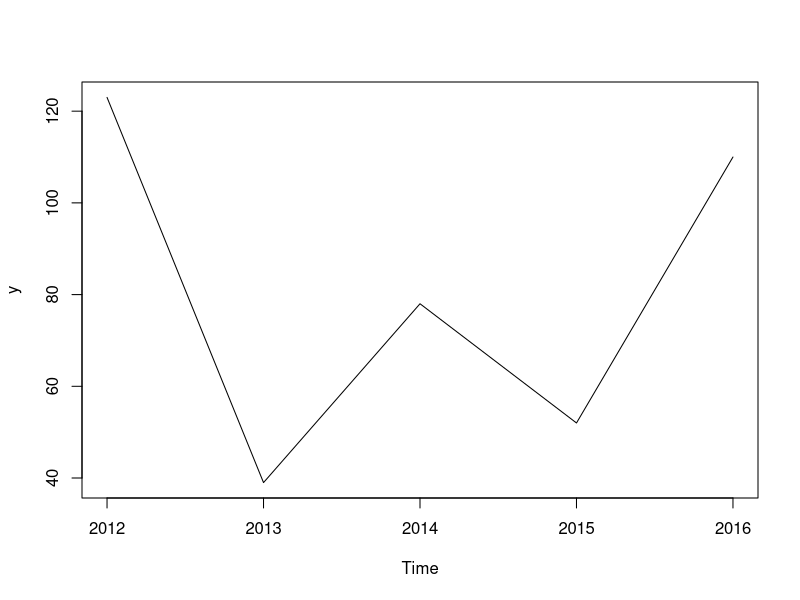

The R script that drew this image:
# clear environmment
rm(list = ls())

# Time series can be thought as a list of numbers indexed by time
# Time series is a ts object in R
y <- ts(c(123,39,78,52,110), start = 2012)
plot(y)



